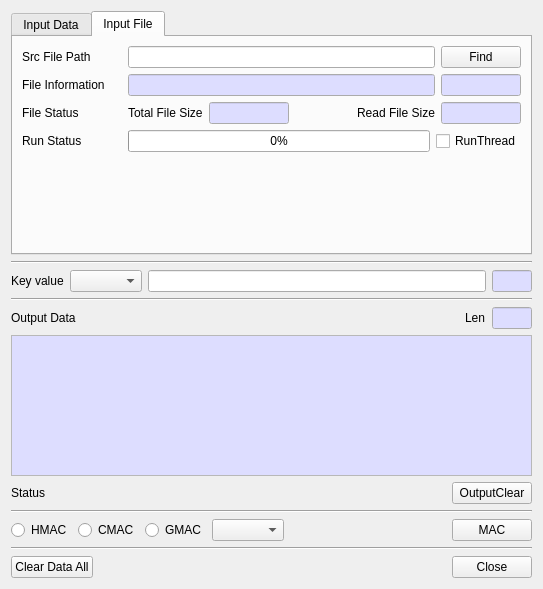
<?xml version="1.0" encoding="UTF-8"?>
<ui version="4.0">
 <class>GenMacDlg</class>
 <widget class="QDialog" name="GenMacDlg">
  <property name="geometry">
   <rect>
    <x>0</x>
    <y>0</y>
    <width>543</width>
    <height>589</height>
   </rect>
  </property>
  <property name="windowTitle">
   <string>Generate Mac value</string>
  </property>
  <layout class="QVBoxLayout" name="verticalLayout">
   <item>
    <widget class="QTabWidget" name="mInputTab">
     <property name="currentIndex">
      <number>1</number>
     </property>
     <widget class="QWidget" name="tabData">
      <attribute name="title">
       <string>Input Data</string>
      </attribute>
      <layout class="QVBoxLayout" name="verticalLayout_2">
       <item>
        <layout class="QGridLayout" name="gridLayout_6">
         <property name="topMargin">
          <number>0</number>
         </property>
         <item row="0" column="6">
          <widget class="QLineEdit" name="mInputLenText">
           <property name="minimumSize">
            <size>
             <width>40</width>
             <height>0</height>
            </size>
           </property>
           <property name="maximumSize">
            <size>
             <width>40</width>
             <height>16777215</height>
            </size>
           </property>
           <property name="palette">
            <palette>
             <active>
              <colorrole role="Base">
               <brush brushstyle="SolidPattern">
                <color alpha="255">
                 <red>221</red>
                 <green>221</green>
                 <blue>255</blue>
                </color>
               </brush>
              </colorrole>
             </active>
             <inactive>
              <colorrole role="Base">
               <brush brushstyle="SolidPattern">
                <color alpha="255">
                 <red>221</red>
                 <green>221</green>
                 <blue>255</blue>
                </color>
               </brush>
              </colorrole>
             </inactive>
             <disabled>
              <colorrole role="Base">
               <brush brushstyle="SolidPattern">
                <color alpha="255">
                 <red>240</red>
                 <green>240</green>
                 <blue>240</blue>
                </color>
               </brush>
              </colorrole>
             </disabled>
            </palette>
           </property>
           <property name="readOnly">
            <bool>true</bool>
           </property>
          </widget>
         </item>
         <item row="0" column="2">
          <widget class="QRadioButton" name="mInputHexRadio">
           <property name="text">
            <string>Hex</string>
           </property>
          </widget>
         </item>
         <item row="0" column="3">
          <widget class="QRadioButton" name="mInputBase64Radio">
           <property name="text">
            <string>Base64</string>
           </property>
          </widget>
         </item>
         <item row="0" column="1">
          <widget class="QRadioButton" name="mInputStringRadio">
           <property name="text">
            <string>String</string>
           </property>
           <property name="checked">
            <bool>true</bool>
           </property>
          </widget>
         </item>
         <item row="0" column="0">
          <widget class="QLabel" name="label">
           <property name="text">
            <string>Input Data</string>
           </property>
          </widget>
         </item>
         <item row="0" column="5">
          <widget class="QLabel" name="label_5">
           <property name="text">
            <string>Len</string>
           </property>
          </widget>
         </item>
         <item row="0" column="4">
          <spacer name="horizontalSpacer">
           <property name="orientation">
            <enum>Qt::Horizontal</enum>
           </property>
           <property name="sizeHint" stdset="0">
            <size>
             <width>40</width>
             <height>20</height>
            </size>
           </property>
          </spacer>
         </item>
        </layout>
       </item>
       <item>
        <widget class="QPlainTextEdit" name="mInputText"/>
       </item>
       <item>
        <layout class="QGridLayout" name="gridLayout_7">
         <property name="topMargin">
          <number>0</number>
         </property>
         <item row="0" column="1">
          <widget class="QPushButton" name="mUpdateBtn">
           <property name="text">
            <string>Update</string>
           </property>
          </widget>
         </item>
         <item row="0" column="2">
          <widget class="QPushButton" name="mFinalBtn">
           <property name="text">
            <string>Final</string>
           </property>
          </widget>
         </item>
         <item row="0" column="0">
          <widget class="QPushButton" name="mInitBtn">
           <property name="text">
            <string>Init</string>
           </property>
          </widget>
         </item>
         <item row="0" column="4">
          <widget class="QPushButton" name="mInputClearBtn">
           <property name="text">
            <string>InputClear</string>
           </property>
          </widget>
         </item>
         <item row="0" column="3">
          <spacer name="horizontalSpacer_7">
           <property name="orientation">
            <enum>Qt::Horizontal</enum>
           </property>
           <property name="sizeHint" stdset="0">
            <size>
             <width>40</width>
             <height>20</height>
            </size>
           </property>
          </spacer>
         </item>
        </layout>
       </item>
      </layout>
     </widget>
     <widget class="QWidget" name="tabFile">
      <attribute name="title">
       <string>Input File</string>
      </attribute>
      <layout class="QVBoxLayout" name="verticalLayout_3">
       <item>
        <layout class="QGridLayout" name="gridLayout_2">
         <item row="0" column="1">
          <widget class="QLineEdit" name="mSrcFileText"/>
         </item>
         <item row="0" column="0">
          <widget class="QLabel" name="label_6">
           <property name="minimumSize">
            <size>
             <width>100</width>
             <height>0</height>
            </size>
           </property>
           <property name="maximumSize">
            <size>
             <width>100</width>
             <height>16777215</height>
            </size>
           </property>
           <property name="text">
            <string>Src File Path</string>
           </property>
          </widget>
         </item>
         <item row="0" column="2">
          <widget class="QPushButton" name="mFindSrcFileBtn">
           <property name="minimumSize">
            <size>
             <width>80</width>
             <height>0</height>
            </size>
           </property>
           <property name="maximumSize">
            <size>
             <width>80</width>
             <height>16777215</height>
            </size>
           </property>
           <property name="text">
            <string>Find</string>
           </property>
          </widget>
         </item>
        </layout>
       </item>
       <item>
        <layout class="QGridLayout" name="gridLayout_8">
         <item row="0" column="0">
          <widget class="QLabel" name="label_7">
           <property name="minimumSize">
            <size>
             <width>100</width>
             <height>0</height>
            </size>
           </property>
           <property name="maximumSize">
            <size>
             <width>100</width>
             <height>16777215</height>
            </size>
           </property>
           <property name="text">
            <string>File Information</string>
           </property>
          </widget>
         </item>
         <item row="0" column="1">
          <widget class="QLineEdit" name="mSrcFileInfoText">
           <property name="palette">
            <palette>
             <active>
              <colorrole role="Base">
               <brush brushstyle="SolidPattern">
                <color alpha="255">
                 <red>221</red>
                 <green>221</green>
                 <blue>255</blue>
                </color>
               </brush>
              </colorrole>
             </active>
             <inactive>
              <colorrole role="Base">
               <brush brushstyle="SolidPattern">
                <color alpha="255">
                 <red>221</red>
                 <green>221</green>
                 <blue>255</blue>
                </color>
               </brush>
              </colorrole>
             </inactive>
             <disabled>
              <colorrole role="Base">
               <brush brushstyle="SolidPattern">
                <color alpha="255">
                 <red>240</red>
                 <green>240</green>
                 <blue>240</blue>
                </color>
               </brush>
              </colorrole>
             </disabled>
            </palette>
           </property>
           <property name="readOnly">
            <bool>true</bool>
           </property>
          </widget>
         </item>
         <item row="0" column="2">
          <widget class="QLineEdit" name="mSrcFileSizeText">
           <property name="minimumSize">
            <size>
             <width>80</width>
             <height>0</height>
            </size>
           </property>
           <property name="maximumSize">
            <size>
             <width>80</width>
             <height>16777215</height>
            </size>
           </property>
           <property name="palette">
            <palette>
             <active>
              <colorrole role="Base">
               <brush brushstyle="SolidPattern">
                <color alpha="255">
                 <red>221</red>
                 <green>221</green>
                 <blue>255</blue>
                </color>
               </brush>
              </colorrole>
             </active>
             <inactive>
              <colorrole role="Base">
               <brush brushstyle="SolidPattern">
                <color alpha="255">
                 <red>221</red>
                 <green>221</green>
                 <blue>255</blue>
                </color>
               </brush>
              </colorrole>
             </inactive>
             <disabled>
              <colorrole role="Base">
               <brush brushstyle="SolidPattern">
                <color alpha="255">
                 <red>240</red>
                 <green>240</green>
                 <blue>240</blue>
                </color>
               </brush>
              </colorrole>
             </disabled>
            </palette>
           </property>
           <property name="readOnly">
            <bool>true</bool>
           </property>
          </widget>
         </item>
        </layout>
       </item>
       <item>
        <layout class="QGridLayout" name="gridLayout_9">
         <item row="0" column="5">
          <widget class="QLineEdit" name="mFileReadSizeText">
           <property name="minimumSize">
            <size>
             <width>80</width>
             <height>0</height>
            </size>
           </property>
           <property name="maximumSize">
            <size>
             <width>80</width>
             <height>16777215</height>
            </size>
           </property>
           <property name="palette">
            <palette>
             <active>
              <colorrole role="Base">
               <brush brushstyle="SolidPattern">
                <color alpha="255">
                 <red>221</red>
                 <green>221</green>
                 <blue>255</blue>
                </color>
               </brush>
              </colorrole>
             </active>
             <inactive>
              <colorrole role="Base">
               <brush brushstyle="SolidPattern">
                <color alpha="255">
                 <red>221</red>
                 <green>221</green>
                 <blue>255</blue>
                </color>
               </brush>
              </colorrole>
             </inactive>
             <disabled>
              <colorrole role="Base">
               <brush brushstyle="SolidPattern">
                <color alpha="255">
                 <red>240</red>
                 <green>240</green>
                 <blue>240</blue>
                </color>
               </brush>
              </colorrole>
             </disabled>
            </palette>
           </property>
           <property name="readOnly">
            <bool>true</bool>
           </property>
          </widget>
         </item>
         <item row="0" column="0">
          <widget class="QLabel" name="label_8">
           <property name="minimumSize">
            <size>
             <width>100</width>
             <height>0</height>
            </size>
           </property>
           <property name="maximumSize">
            <size>
             <width>100</width>
             <height>16777215</height>
            </size>
           </property>
           <property name="text">
            <string>File Status</string>
           </property>
          </widget>
         </item>
         <item row="0" column="4">
          <widget class="QLabel" name="label_10">
           <property name="text">
            <string>Read File Size</string>
           </property>
          </widget>
         </item>
         <item row="0" column="2">
          <widget class="QLineEdit" name="mFileTotalSizeText">
           <property name="minimumSize">
            <size>
             <width>80</width>
             <height>0</height>
            </size>
           </property>
           <property name="maximumSize">
            <size>
             <width>80</width>
             <height>16777215</height>
            </size>
           </property>
           <property name="palette">
            <palette>
             <active>
              <colorrole role="Base">
               <brush brushstyle="SolidPattern">
                <color alpha="255">
                 <red>221</red>
                 <green>221</green>
                 <blue>255</blue>
                </color>
               </brush>
              </colorrole>
             </active>
             <inactive>
              <colorrole role="Base">
               <brush brushstyle="SolidPattern">
                <color alpha="255">
                 <red>221</red>
                 <green>221</green>
                 <blue>255</blue>
                </color>
               </brush>
              </colorrole>
             </inactive>
             <disabled>
              <colorrole role="Base">
               <brush brushstyle="SolidPattern">
                <color alpha="255">
                 <red>240</red>
                 <green>240</green>
                 <blue>240</blue>
                </color>
               </brush>
              </colorrole>
             </disabled>
            </palette>
           </property>
           <property name="readOnly">
            <bool>true</bool>
           </property>
          </widget>
         </item>
         <item row="0" column="1">
          <widget class="QLabel" name="label_9">
           <property name="text">
            <string>Total File Size</string>
           </property>
          </widget>
         </item>
         <item row="0" column="3">
          <spacer name="horizontalSpacer_3">
           <property name="orientation">
            <enum>Qt::Horizontal</enum>
           </property>
           <property name="sizeHint" stdset="0">
            <size>
             <width>40</width>
             <height>20</height>
            </size>
           </property>
          </spacer>
         </item>
        </layout>
       </item>
       <item>
        <layout class="QGridLayout" name="gridLayout_10">
         <item row="0" column="0">
          <widget class="QLabel" name="label_11">
           <property name="minimumSize">
            <size>
             <width>100</width>
             <height>0</height>
            </size>
           </property>
           <property name="maximumSize">
            <size>
             <width>100</width>
             <height>16777215</height>
            </size>
           </property>
           <property name="text">
            <string>Run Status</string>
           </property>
          </widget>
         </item>
         <item row="0" column="1">
          <widget class="QProgressBar" name="mMACProgBar">
           <property name="value">
            <number>0</number>
           </property>
          </widget>
         </item>
         <item row="0" column="2">
          <widget class="QCheckBox" name="mRunThreadCheck">
           <property name="text">
            <string>RunThread</string>
           </property>
          </widget>
         </item>
        </layout>
       </item>
       <item>
        <spacer name="verticalSpacer">
         <property name="orientation">
          <enum>Qt::Vertical</enum>
         </property>
         <property name="sizeHint" stdset="0">
          <size>
           <width>20</width>
           <height>40</height>
          </size>
         </property>
        </spacer>
       </item>
      </layout>
     </widget>
    </widget>
   </item>
   <item>
    <widget class="Line" name="line_3">
     <property name="orientation">
      <enum>Qt::Horizontal</enum>
     </property>
    </widget>
   </item>
   <item>
    <layout class="QHBoxLayout" name="horizontalLayout_2">
     <item>
      <widget class="QLabel" name="label_2">
       <property name="text">
        <string>Key value</string>
       </property>
      </widget>
     </item>
     <item>
      <widget class="QComboBox" name="mKeyTypeCombo"/>
     </item>
     <item>
      <widget class="QLineEdit" name="mKeyText"/>
     </item>
     <item>
      <widget class="QLineEdit" name="mKeyLenText">
       <property name="minimumSize">
        <size>
         <width>40</width>
         <height>0</height>
        </size>
       </property>
       <property name="maximumSize">
        <size>
         <width>40</width>
         <height>16777215</height>
        </size>
       </property>
       <property name="palette">
        <palette>
         <active>
          <colorrole role="Base">
           <brush brushstyle="SolidPattern">
            <color alpha="255">
             <red>221</red>
             <green>221</green>
             <blue>255</blue>
            </color>
           </brush>
          </colorrole>
         </active>
         <inactive>
          <colorrole role="Base">
           <brush brushstyle="SolidPattern">
            <color alpha="255">
             <red>221</red>
             <green>221</green>
             <blue>255</blue>
            </color>
           </brush>
          </colorrole>
         </inactive>
         <disabled>
          <colorrole role="Base">
           <brush brushstyle="SolidPattern">
            <color alpha="255">
             <red>240</red>
             <green>240</green>
             <blue>240</blue>
            </color>
           </brush>
          </colorrole>
         </disabled>
        </palette>
       </property>
       <property name="readOnly">
        <bool>true</bool>
       </property>
      </widget>
     </item>
    </layout>
   </item>
   <item>
    <widget class="Line" name="line_2">
     <property name="orientation">
      <enum>Qt::Horizontal</enum>
     </property>
    </widget>
   </item>
   <item>
    <layout class="QGridLayout" name="gridLayout_4">
     <property name="topMargin">
      <number>0</number>
     </property>
     <item row="0" column="2">
      <widget class="QLabel" name="label_4">
       <property name="text">
        <string>Len</string>
       </property>
      </widget>
     </item>
     <item row="0" column="0">
      <widget class="QLabel" name="label_3">
       <property name="text">
        <string>Output Data</string>
       </property>
      </widget>
     </item>
     <item row="0" column="3">
      <widget class="QLineEdit" name="mOutputLenText">
       <property name="minimumSize">
        <size>
         <width>40</width>
         <height>0</height>
        </size>
       </property>
       <property name="maximumSize">
        <size>
         <width>40</width>
         <height>16777215</height>
        </size>
       </property>
       <property name="palette">
        <palette>
         <active>
          <colorrole role="Base">
           <brush brushstyle="SolidPattern">
            <color alpha="255">
             <red>221</red>
             <green>221</green>
             <blue>255</blue>
            </color>
           </brush>
          </colorrole>
         </active>
         <inactive>
          <colorrole role="Base">
           <brush brushstyle="SolidPattern">
            <color alpha="255">
             <red>221</red>
             <green>221</green>
             <blue>255</blue>
            </color>
           </brush>
          </colorrole>
         </inactive>
         <disabled>
          <colorrole role="Base">
           <brush brushstyle="SolidPattern">
            <color alpha="255">
             <red>240</red>
             <green>240</green>
             <blue>240</blue>
            </color>
           </brush>
          </colorrole>
         </disabled>
        </palette>
       </property>
       <property name="readOnly">
        <bool>true</bool>
       </property>
      </widget>
     </item>
     <item row="0" column="1">
      <spacer name="horizontalSpacer_4">
       <property name="orientation">
        <enum>Qt::Horizontal</enum>
       </property>
       <property name="sizeHint" stdset="0">
        <size>
         <width>40</width>
         <height>20</height>
        </size>
       </property>
      </spacer>
     </item>
    </layout>
   </item>
   <item>
    <widget class="QPlainTextEdit" name="mOutputText">
     <property name="palette">
      <palette>
       <active>
        <colorrole role="Base">
         <brush brushstyle="SolidPattern">
          <color alpha="255">
           <red>221</red>
           <green>221</green>
           <blue>255</blue>
          </color>
         </brush>
        </colorrole>
       </active>
       <inactive>
        <colorrole role="Base">
         <brush brushstyle="SolidPattern">
          <color alpha="255">
           <red>221</red>
           <green>221</green>
           <blue>255</blue>
          </color>
         </brush>
        </colorrole>
       </inactive>
       <disabled>
        <colorrole role="Base">
         <brush brushstyle="SolidPattern">
          <color alpha="255">
           <red>240</red>
           <green>240</green>
           <blue>240</blue>
          </color>
         </brush>
        </colorrole>
       </disabled>
      </palette>
     </property>
     <property name="readOnly">
      <bool>true</bool>
     </property>
    </widget>
   </item>
   <item>
    <layout class="QGridLayout" name="gridLayout_5">
     <property name="topMargin">
      <number>0</number>
     </property>
     <item row="0" column="0">
      <widget class="QLabel" name="mStatusLabel">
       <property name="text">
        <string>Status</string>
       </property>
      </widget>
     </item>
     <item row="0" column="2">
      <widget class="QPushButton" name="mOutputClearBtn">
       <property name="text">
        <string>OutputClear</string>
       </property>
      </widget>
     </item>
     <item row="0" column="1">
      <spacer name="horizontalSpacer_5">
       <property name="orientation">
        <enum>Qt::Horizontal</enum>
       </property>
       <property name="sizeHint" stdset="0">
        <size>
         <width>40</width>
         <height>20</height>
        </size>
       </property>
      </spacer>
     </item>
    </layout>
   </item>
   <item>
    <widget class="Line" name="line">
     <property name="orientation">
      <enum>Qt::Horizontal</enum>
     </property>
    </widget>
   </item>
   <item>
    <layout class="QGridLayout" name="gridLayout_3">
     <property name="topMargin">
      <number>0</number>
     </property>
     <item row="0" column="2">
      <widget class="QRadioButton" name="mGMACRadio">
       <property name="text">
        <string>GMAC</string>
       </property>
      </widget>
     </item>
     <item row="0" column="1">
      <widget class="QRadioButton" name="mCMACRadio">
       <property name="text">
        <string>CMAC</string>
       </property>
      </widget>
     </item>
     <item row="0" column="5">
      <widget class="QPushButton" name="mMACBtn">
       <property name="text">
        <string>MAC</string>
       </property>
      </widget>
     </item>
     <item row="0" column="0">
      <widget class="QRadioButton" name="mHMACRadio">
       <property name="text">
        <string>HMAC</string>
       </property>
      </widget>
     </item>
     <item row="0" column="4">
      <spacer name="horizontalSpacer_2">
       <property name="orientation">
        <enum>Qt::Horizontal</enum>
       </property>
       <property name="sizeHint" stdset="0">
        <size>
         <width>40</width>
         <height>20</height>
        </size>
       </property>
      </spacer>
     </item>
     <item row="0" column="3">
      <widget class="QComboBox" name="mAlgTypeCombo"/>
     </item>
    </layout>
   </item>
   <item>
    <widget class="Line" name="line_4">
     <property name="orientation">
      <enum>Qt::Horizontal</enum>
     </property>
    </widget>
   </item>
   <item>
    <layout class="QGridLayout" name="gridLayout">
     <property name="topMargin">
      <number>0</number>
     </property>
     <item row="0" column="0">
      <widget class="QPushButton" name="mClearDataAllBtn">
       <property name="text">
        <string>Clear Data All</string>
       </property>
      </widget>
     </item>
     <item row="0" column="2">
      <spacer name="horizontalSpacer_6">
       <property name="orientation">
        <enum>Qt::Horizontal</enum>
       </property>
       <property name="sizeHint" stdset="0">
        <size>
         <width>40</width>
         <height>20</height>
        </size>
       </property>
      </spacer>
     </item>
     <item row="0" column="3">
      <widget class="QPushButton" name="mCloseBtn">
       <property name="text">
        <string>Close</string>
       </property>
      </widget>
     </item>
    </layout>
   </item>
  </layout>
 </widget>
 <tabstops>
  <tabstop>mInputTab</tabstop>
  <tabstop>mInputStringRadio</tabstop>
  <tabstop>mInputHexRadio</tabstop>
  <tabstop>mInputBase64Radio</tabstop>
  <tabstop>mInputLenText</tabstop>
  <tabstop>mInputText</tabstop>
  <tabstop>mInitBtn</tabstop>
  <tabstop>mUpdateBtn</tabstop>
  <tabstop>mFinalBtn</tabstop>
  <tabstop>mInputClearBtn</tabstop>
  <tabstop>mSrcFileText</tabstop>
  <tabstop>mFindSrcFileBtn</tabstop>
  <tabstop>mSrcFileInfoText</tabstop>
  <tabstop>mSrcFileSizeText</tabstop>
  <tabstop>mFileTotalSizeText</tabstop>
  <tabstop>mFileReadSizeText</tabstop>
  <tabstop>mRunThreadCheck</tabstop>
  <tabstop>mKeyTypeCombo</tabstop>
  <tabstop>mKeyText</tabstop>
  <tabstop>mKeyLenText</tabstop>
  <tabstop>mOutputLenText</tabstop>
  <tabstop>mOutputText</tabstop>
  <tabstop>mOutputClearBtn</tabstop>
  <tabstop>mHMACRadio</tabstop>
  <tabstop>mCMACRadio</tabstop>
  <tabstop>mGMACRadio</tabstop>
  <tabstop>mAlgTypeCombo</tabstop>
  <tabstop>mMACBtn</tabstop>
  <tabstop>mClearDataAllBtn</tabstop>
  <tabstop>mCloseBtn</tabstop>
 </tabstops>
 <resources/>
 <connections/>
</ui>
